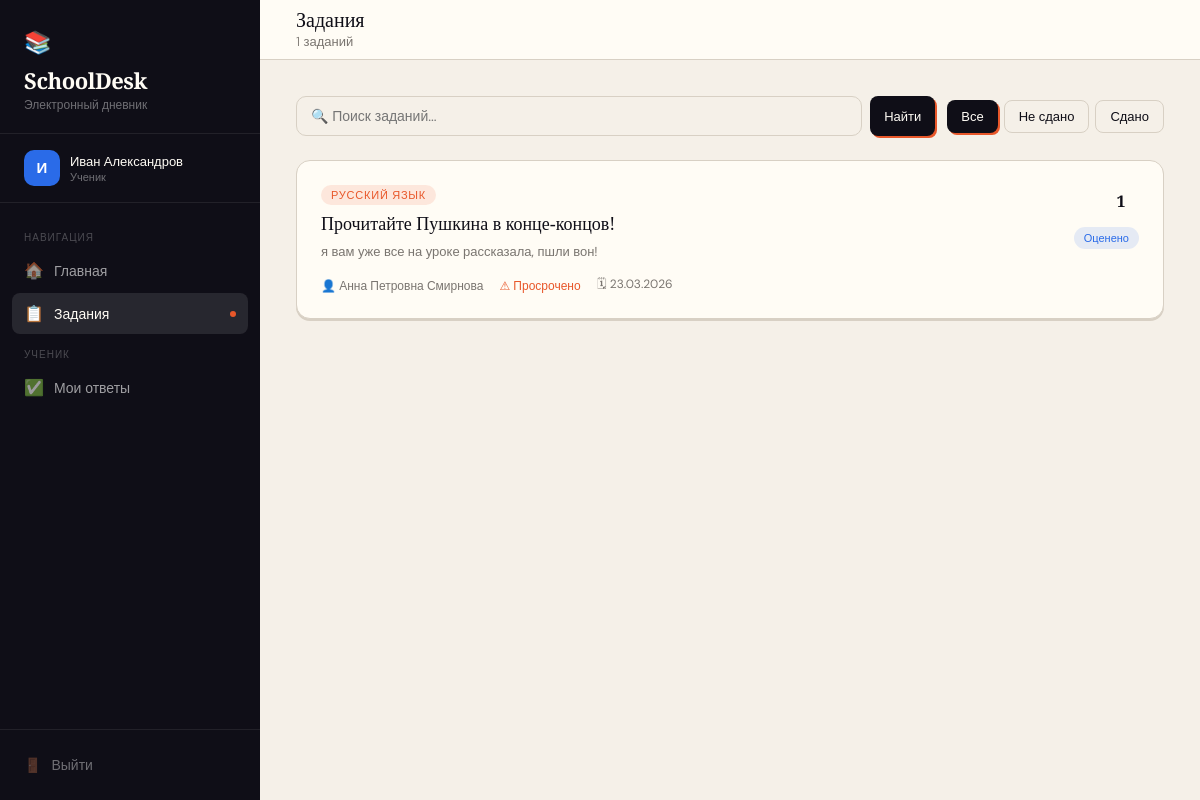
Page /akarpenko_php-master/homework.php (signed in) on the committed database.
### tables this page shows
CREATE TABLE homework (
            id INTEGER PRIMARY KEY AUTOINCREMENT,
            teacher_id INTEGER NOT NULL,
            title TEXT NOT NULL,
            description TEXT NOT NULL,
            subject TEXT NOT NULL,
            due_date DATE,
            created_at DATETIME DEFAULT CURRENT_TIMESTAMP,
            FOREIGN KEY(teacher_id) REFERENCES users(id)
        );

CREATE TABLE users (
            id INTEGER PRIMARY KEY AUTOINCREMENT,
            username TEXT UNIQUE NOT NULL,
            password TEXT NOT NULL,
            full_name TEXT NOT NULL,
            role TEXT NOT NULL CHECK(role IN ('teacher', 'student')),
            created_at DATETIME DEFAULT CURRENT_TIMESTAMP
        );

### akarpenko_php-master/includes/auth.php (called while the page is built, shortened)
<?php
function isLoggedIn() {
    return isset($_SESSION['user_id']);
}
function currentUser() {
    return [
        'id'        => $_SESSION['user_id'],
        'username'  => $_SESSION['username'],
        'full_name' => $_SESSION['full_name'],
        'role'      => $_SESSION['role'],
    ];
}

### akarpenko_php-master/homework.php (the view, shortened to what this page needs)
<?php
require_once 'includes/auth.php';
require_once 'includes/layout.php';
$user = currentUser();
$db = getDB();
$isTeacher = $user['role'] === 'teacher';
$filter = $_GET['filter'] ?? 'all';
$search = trim($_GET['q'] ?? '');
function subjectClass($s) {
    $map=['Математика'=>'subject-math','Русский язык'=>'subject-rus','Физика'=>'subject-sci','Биология'=>'subject-sci','История'=>'subject-hist','Химия'=>'subject-sci'];
    return $map[$s]??'subject-default';
}
function dueLabel($due_date) {
    $days = (strtotime($due_date) - time()) / 86400;
    if ($days < 0) return '<span style="color:var(--accent)">⚠ Просрочено</span>';
    return '📅 ' . date('d.m.Y', strtotime($due_date));
}
if ($isTeacher) {
    $sql = "SELECT h.*, (SELECT COUNT(*) FROM submissions s WHERE s.homework_id=h.id) as sub_count FROM homework h WHERE h.teacher_id=?";
    $params = [$user['id']];
} else {
    $sql = "SELECT h.*, t.full_name as teacher_name,
            (SELECT id FROM submissions WHERE homework_id=h.id AND student_id=?) as my_sub_id,
            (SELECT grade FROM submissions WHERE homework_id=h.id AND student_id=?) as my_grade
            FROM homework h JOIN users t ON t.id=h.teacher_id WHERE 1=1";
    $params = [$user['id'], $user['id']];
}
$sql .= " ORDER BY h.created_at DESC";
$stmt = $db->prepare($sql);
$stmt->execute($params);
$homeworks = $stmt->fetchAll(PDO::FETCH_ASSOC);
?>
<div class="topbar">
  <div>
    <div class="topbar-title">Задания</div>
    <div class="topbar-sub"><?= count($homeworks) ?> заданий</div>
  </div>
</div>
<div class="content">
  <div style="display:flex;gap:12px;margin-bottom:24px;flex-wrap:wrap;align-items:center">
    <form method="GET" style="display:flex;gap:8px;flex:1;min-width:200px">
      <input class="form-control" style="padding:10px 14px" name="q" placeholder="🔍 Поиск заданий..." value="<?= htmlspecialchars($search) ?>">
      <button type="submit" class="btn btn-dark btn-sm">Найти</button>
    </form>
    <?php if (!$isTeacher): ?>
    <div style="display:flex;gap:6px">
      <a href="?filter=all<?= $search?"&q=".urlencode($search):'' ?>" class="btn btn-sm <?= $filter==='all'?'btn-dark':'btn-outline' ?>">Все</a>
      <a href="?filter=pending<?= $search?"&q=".urlencode($search):'' ?>" class="btn btn-sm <?= $filter==='pending'?'btn-dark':'btn-outline' ?>">Не сдано</a>
      <a href="?filter=done<?= $search?"&q=".urlencode($search):'' ?>" class="btn btn-sm <?= $filter==='done'?'btn-dark':'btn-outline' ?>">Сдано</a>
    </div>
    <?php endif; ?>
  </div>
  <?php if (empty($homeworks)): ?>
  <div class="card">
    <div class="empty-state">
      <span class="icon">📭</span>
      <h3>Заданий не найдено</h3>
      <p>Попробуйте изменить параметры поиска</p>
    </div>
  </div>
  <?php else: ?>
  <div class="hw-grid">
    <?php foreach($homeworks as $hw): ?>
    <a class="hw-card" href="homework_detail.php?id=<?= $hw['id'] ?>">
      <div>
        <span class="hw-subject <?= subjectClass($hw['subject']) ?>"><?= htmlspecialchars($hw['subject']) ?></span>
        <div class="hw-title"><?= htmlspecialchars($hw['title']) ?></div>
        <div class="hw-desc"><?= htmlspecialchars($hw['description']) ?></div>
        <div class="hw-meta">
          <?php if ($isTeacher): ?>
            <span>📬 <?= $hw['sub_count'] ?> ответов</span>
          <?php else: ?>
            <span>👤 <?= htmlspecialchars($hw['teacher_name']) ?></span>
          <?php endif; ?>
          <?php if ($hw['due_date']): ?><span><?= dueLabel($hw['due_date']) ?></span><?php endif; ?>
          <span>🗓 <?= date('d.m.Y', strtotime($hw['created_at'])) ?></span>
        </div>
      </div>
      <div class="hw-actions">
        <?php if ($isTeacher): ?>
          <span class="badge badge-new">Открыть →</span>
        <?php elseif ($hw['my_sub_id']): ?>
          <?php if ($hw['my_grade']): ?>
            <div class="grade-circle grade-<?= $hw['my_grade'] ?>" style="width:36px;height:36px;font-size:16px"><?= $hw['my_grade'] ?></div>
            <span class="badge badge-graded">Оценено</span>
          <?php else: ?>
            <span class="badge badge-done">Сдано ✓</span>
          <?php endif; ?>
        <?php else: ?>
          <span class="badge badge-pending">Не сдано</span>
        <?php endif; ?>
      </div>
    </a>
    <?php endforeach; ?>
  </div>
  <?php endif; ?>
</div>
<?php
$pageContent = ob_get_clean();
echo renderLayout('Задания', 'homework', $pageContent);

### akarpenko_php-master/style.css (style rules this page uses)
:root { --ink: #0f0e17; --paper: #fffcf5; --cream: #f5f0e8; --accent: #e8572a; --accent2: #2a6be8; --green: #1a9e5f; --muted: #7a7570; --border: #d8d0c4; --shadow: rgba(15,14,23,.1); --sidebar-w: 260px; }
*, *::before, *::after { box-sizing: border-box; margin: 0; padding: 0; }
html, body { height: 100%; font-family: 'DM Sans', sans-serif; background: var(--cream); color: var(--ink); }
.topbar { background: var(--paper); border-bottom: 1px solid var(--border); padding: 0 36px; height: 60px; display: flex; align-items: center; justify-content: space-between; position: sticky; top: 0; z-index: 50; }
.topbar-title { font-family: 'Playfair Display', serif; font-size: 20px; color: var(--ink); }
.topbar-sub { font-size: 13px; color: var(--muted); margin-top: 1px; font-family: 'DM Sans', sans-serif; font-weight: 300; }
.content { padding: 36px; flex: 1; }
.hw-grid { display: grid; gap: 16px; }
.hw-card { background: var(--paper); border: 1px solid var(--border); border-radius: 14px; padding: 22px 24px; box-shadow: 0 2px 0 var(--border); display: grid; grid-template-columns: 1fr auto; gap: 16px; align-items: start; transition: transform .15s, box-shadow .15s; text-decoration: none; color: inherit; }
.hw-subject { display: inline-block; font-size: 11px; font-weight: 500; letter-spacing: .07em; text-transform: uppercase; padding: 3px 10px; border-radius: 20px; margin-bottom: 8px; }
.hw-title { font-family: 'Playfair Display', serif; font-size: 18px; color: var(--ink); margin-bottom: 6px; line-height: 1.3; }
.hw-desc { font-size: 13px; color: var(--muted); line-height: 1.6; display: -webkit-box; -webkit-line-clamp: 2; -webkit-box-orient: vertical; overflow: hidden; }
.hw-meta { font-size: 12px; color: var(--muted); margin-top: 12px; display: flex; gap: 16px; flex-wrap: wrap; }
.hw-meta span { display: flex; align-items: center; gap: 4px; }
.hw-actions { display: flex; flex-direction: column; align-items: flex-end; gap: 8px; }
.badge { font-size: 11px; padding: 4px 10px; border-radius: 20px; font-weight: 500; white-space: nowrap; }
.badge-graded { background: rgba(42,107,232,.12); color: var(--accent2); }
.subject-rus { background: rgba(232,87,42,.12); color: var(--accent); }
.btn { padding: 10px 20px; border-radius: 8px; font-family: 'DM Sans', sans-serif; font-size: 14px; font-weight: 500; cursor: pointer; border: none; text-decoration: none; display: inline-flex; align-items: center; gap: 6px; transition: transform .12s, box-shadow .12s, opacity .12s; }
.btn-dark { background: var(--ink); color: var(--paper); box-shadow: 2px 2px 0 var(--accent); }
.btn-outline { background: transparent; color: var(--ink); border: 1.5px solid var(--border); }
.btn-sm { padding: 7px 14px; font-size: 13px; }
.form-control { width: 100%; padding: 12px 14px; border: 1.5px solid var(--border); border-radius: 10px; background: var(--cream); font-family: 'DM Sans', sans-serif; font-size: 14px; color: var(--ink); transition: border-color .2s, box-shadow .2s; outline: none; }
.grade-circle { width: 48px; height: 48px; border-radius: 50%; display: flex; align-items: center; justify-content: center; font-family: 'Playfair Display', serif; font-size: 20px; font-weight: 700; flex-shrink: 0; }

### rows in the picture
homework: subject "РУССКИЙ ЯЗЫК", title "Прочитайте Пушкина в конце-концов!", description "я вам уже все на уроке рассказала, пшли вон!", teacher.full_name "Анна Петровна Смирнова", due_date "⚠ Просрочено", created_at "23.03.2026", my_grade "1"

### other values in the picture
$initials "И"
$user['full_name'] "Иван Александров"
$roleLabel "Ученик"
count($homeworks) "1"
